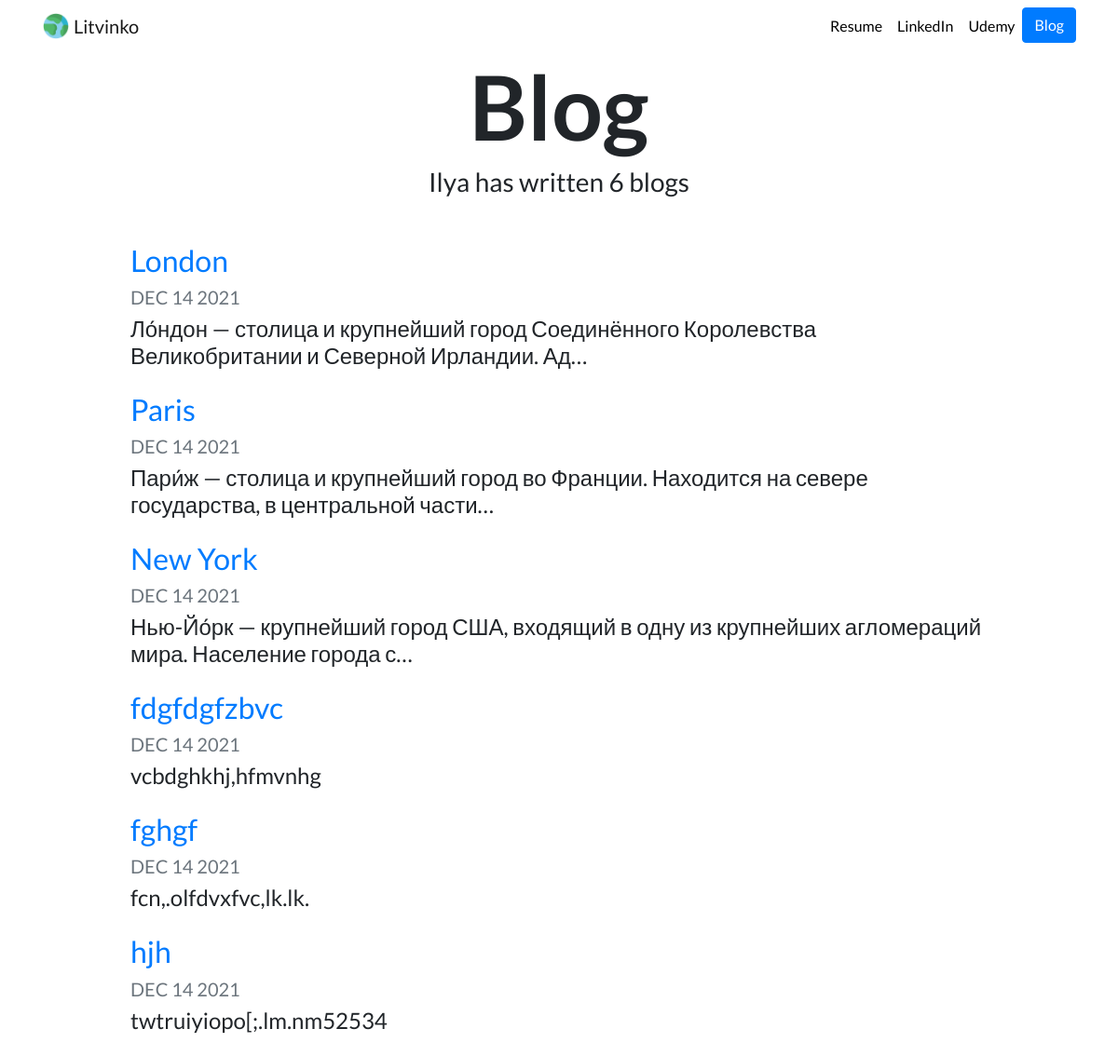
Screenshot of /blog/ with the database file from the repository.
### blog/models.py (models this page shows, shortened)
class Blog(models.Model):
    title = models.CharField(max_length=200)
    description = models.TextField()
    date = models.DateField()

### blog/views.py (the view)
# urls.py: path('', views.all_blog, name='all_blog'),
def all_blog(request):
    blogs = Blog.objects.order_by('-date')
    return render(request, 'blog/all_blogs.html', {'blogs':blogs})

### blog/templates/blog/all_blogs.html
{% extends "portfolio/base.html" %}
{% load static %}
{% block content %}
<h1 id="blogtitle" class="font-weight-bold text-center">Blog</h1>
<h3 class="text-center mb-5">Ilya has written {{ blogs.count }} blog{{ blogs.count|pluralize }}</h3>
{% for blog in blogs %}
<div class="row justify-content-center my-3">
  <div class="col-md-10">
    <a href="{% url 'blog:detail' blog.id %}">
      <h2>{{ blog.title }}</h2>
    </a>
    <h5 class="text-muted">{{ blog.date|date:'M d Y'|upper }}</h5>
    <h4>{{ blog.description|striptags|truncatechars:100 }}</h4>
  </div>
</div>
{% endfor %}
{% endblock %}

### portfolio/static/portfolio/custom.css (style rules this page uses)
body { font-family: 'Lato', sans-serif; }
#blogtitle { font-size: 6rem; }

### rows the page displays
Blog: title "London", date "DEC 14 2021", description "Ло́ндон — столица и крупнейший город Соединённого Королевства Великобритании и Северной Ирландии. Ад…"
Blog: title "Paris", date "DEC 14 2021", description "Пари́ж — столица и крупнейший город во Франции. Находится на севере государства, в центральной части…"
Blog: title "New York", date "DEC 14 2021", description "Нью-Йо́рк — крупнейший город США, входящий в одну из крупнейших агломераций мира. Население города с…"
Blog: title "fdgfdgfzbvc", date "DEC 14 2021", description "vcbdghkhj,hfmvnhg"
Blog: title "fghgf", date "DEC 14 2021", description "fcn,.olfdvxfvc,lk.lk."
Blog: title "hjh", date "DEC 14 2021", description "twtruiyiopo[;.lm.nm52534"

### other values shown
{{ blogs.count }} "6"
